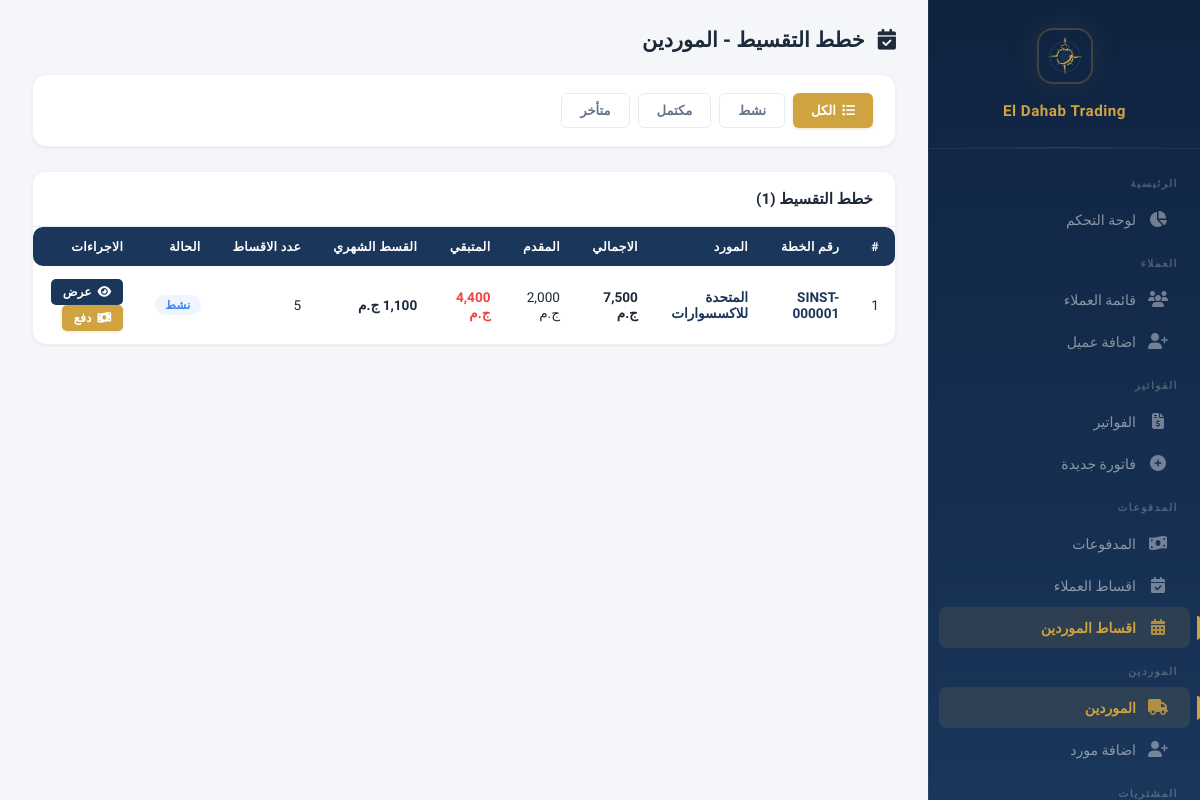
The page /supplier-installments (signed in) on the database as committed earlier.
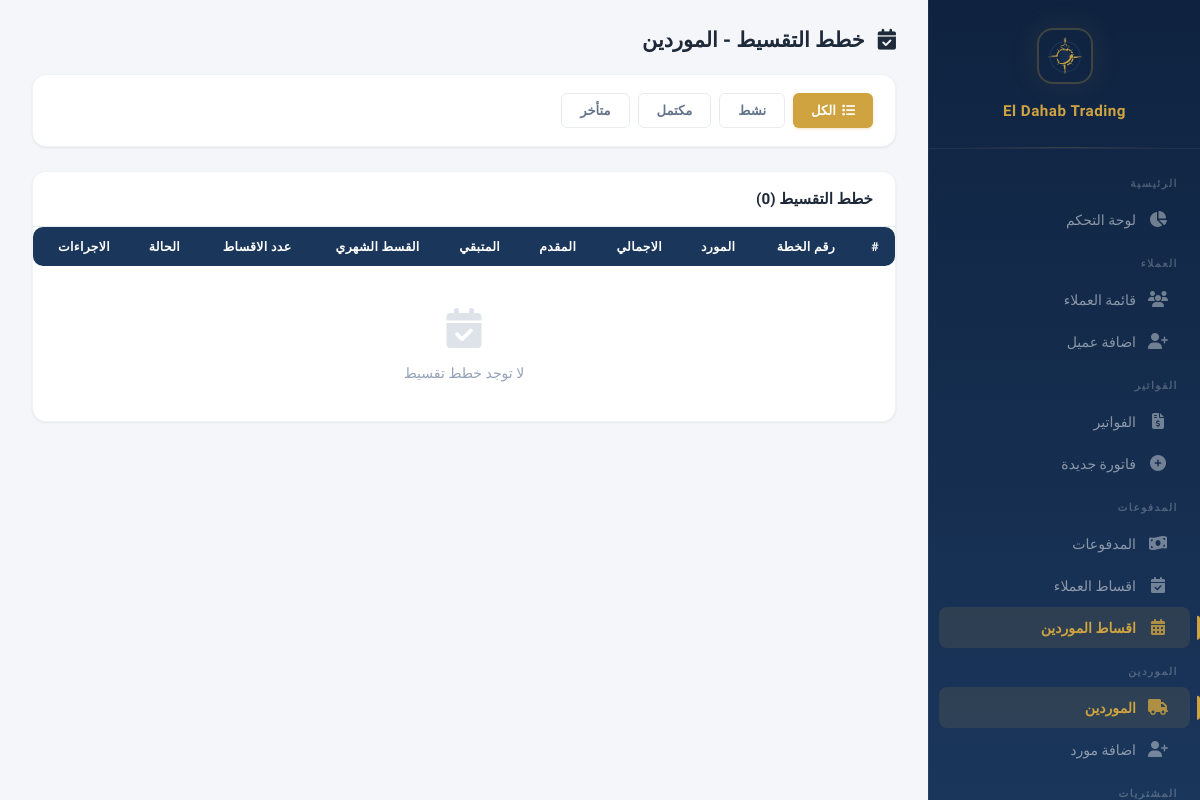
The same page on the database as committed later.
### models.py (models this page shows, shortened)
class SupplierInstallmentPlan(db.Model):
    __tablename__ = 'supplier_installment_plans'
    id = db.Column(db.Integer, primary_key=True)
    supplier_id = db.Column(db.Integer, db.ForeignKey('suppliers.id'), nullable=False)
    purchase_id = db.Column(db.Integer, db.ForeignKey('purchases.id'), nullable=True)
    plan_number = db.Column(db.String(50), unique=True, nullable=False)
    total_amount = db.Column(db.Float, nullable=False, default=0)
    down_payment = db.Column(db.Float, default=0)
    installment_count = db.Column(db.Integer, nullable=False, default=1)
    installment_amount = db.Column(db.Float, nullable=False, default=0)
    remaining = db.Column(db.Float, nullable=False, default=0)
    start_date = db.Column(db.Date, nullable=False)
    status = db.Column(db.String(20), default='active')
    notes = db.Column(db.Text)
    date = db.Column(db.DateTime, default=datetime.utcnow)
    installments = db.relationship('SupplierInstallment', backref='plan', lazy=True, cascade='all, delete-orphan')
    payments = db.relationship('SupplierInstallmentPayment', backref='plan', lazy=True, cascade='all, delete-orphan')

class Supplier(db.Model):
    __tablename__ = 'suppliers'
    id = db.Column(db.Integer, primary_key=True)
    name = db.Column(db.String(200), nullable=False)
    phone = db.Column(db.String(50))
    address = db.Column(db.Text)
    notes = db.Column(db.Text)
    created_at = db.Column(db.DateTime, default=datetime.utcnow)
    purchases = db.relationship('Purchase', backref='supplier', lazy=True)
    payments = db.relationship('SupplierPayment', backref='supplier', lazy=True)
    installment_plans = db.relationship('SupplierInstallmentPlan', backref='supplier', lazy=True)

### app.py (the view)
@app.route('/supplier-installments')
@login_required
def supplier_installments_list():
    status = request.args.get('status', '')
    query = SupplierInstallmentPlan.query
    if status:
        query = query.filter_by(status=status)
    plans = query.order_by(SupplierInstallmentPlan.date.desc()).all()
    return render_template('supplier_installments_list.html', plans=plans, status=status,
        INSTALLMENT_STATUS=INSTALLMENT_STATUS)

### app.py (called while the page is built)
@app.context_processor
def inject_payment_methods():
    return {'PAYMENT_METHODS': PAYMENT_METHODS}

@app.before_request
def check_session_expiry():
    if 'user_id' in session and session.get('expires_at'):
        if datetime.utcnow().timestamp() > session['expires_at']:
            session.clear()
            flash('انتهت الجلسة، يرجى تسجيل الدخول مرة اخرى', 'warning')
            return redirect(url_for('login'))

@app.context_processor
def inject_user():
    if not hasattr(g, 'current_user'):
        g.current_user = db.session.get(User, session['user_id']) if 'user_id' in session else None
    return dict(current_user=g.current_user)

### models.py (called while the page is built)
    def has_permission(self, page):
        if self.is_admin:
            return True
        return any(p.page == page for p in self.permissions)

### templates/supplier_installments_list.html
{% extends "base.html" %}
{% block content %}
<div class="page-header">
    <h1 style="font-size:1.3rem;font-weight:700;color:var(--text);margin-bottom:0;">
        <i class="fas fa-calendar-check" style="margin-left:8px;"></i> خطط التقسيط - الموردين
    </h1>
</div>
<div class="data-card" style="margin-bottom:24px;">
    <div class="data-card-body">
        <div style="display:flex;gap:8px;flex-wrap:wrap;">
            <a href="{{ url_for('supplier_installments_list') }}" class="btn {% if not status %}btn-gold{% else %}btn-outline{% endif %}"><i class="fas fa-list"></i> الكل</a>
            {% for key, label in INSTALLMENT_STATUS.items() %}
            <a href="{{ url_for('supplier_installments_list', status=key) }}" class="btn {% if status == key %}btn-gold{% else %}btn-outline{% endif %}">{{ label }}</a>
            {% endfor %}
        </div>
    </div>
</div>
<div class="data-card">
    <div class="data-card-header">
        <h3>خطط التقسيط ({{ plans|length }})</h3>
    </div>
    <div class="data-card-body" style="padding:0;">
        <table>
            <thead>
                <tr>
                    <th>#</th>
                    <th>رقم الخطة</th>
                    <th>المورد</th>
                    <th>الاجمالي</th>
                    <th>المقدم</th>
                    <th>المتبقي</th>
                    <th>القسط الشهري</th>
                    <th>عدد الاقساط</th>
                    <th>الحالة</th>
                    <th>الاجراءات</th>
                </tr>
            </thead>
            <tbody>
                {% for p in plans %}
                <tr>
                    <td>{{ loop.index }}</td>
                    <td style="font-weight:700;color:var(--navy);">{{ p.plan_number }}</td>
                    <td><a href="{{ url_for('supplier_profile', supplier_id=p.supplier_id) }}" style="color:var(--navy);text-decoration:none;font-weight:600;">{{ p.supplier.name }}</a></td>
                    <td style="font-weight:700;">{{ "{:,.0f}".format(p.total_amount or 0) }} ج.م</td>
                    <td>{{ "{:,.0f}".format(p.down_payment or 0) }} ج.م</td>
                    <td class="{% if p.remaining > 0 %}text-danger{% else %}text-success{% endif %}" style="font-weight:700;">{{ "{:,.0f}".format(p.remaining or 0) }} ج.م</td>
                    <td style="font-weight:600;">{{ "{:,.0f}".format(p.installment_amount or 0) }} ج.م</td>
                    <td>{{ p.installment_count }}</td>
                    <td>
                        {% if p.status == 'active' %}
                        <span class="badge badge-info">نشط</span>
                        {% elif p.status == 'completed' %}
                        <span class="badge badge-success">مكتمل</span>
                        {% else %}
                        <span class="badge badge-danger">{{ INSTALLMENT_STATUS.get(p.status, p.status) }}</span>
                        {% endif %}
                    </td>
                    <td>
                        <a href="{{ url_for('supplier_installment_view', plan_id=p.id) }}" class="btn btn-sm btn-navy"><i class="fas fa-eye"></i> عرض</a>
                        {% if p.status == 'active' %}
                        <a href="{{ url_for('supplier_installment_pay', plan_id=p.id) }}" class="btn btn-sm btn-gold"><i class="fas fa-money-bill-wave"></i> دفع</a>
                        {% endif %}
                    </td>
                </tr>
                {% endfor %}
                {% if not plans %}
                <tr>
                    <td colspan="10" class="empty-state" style="padding:40px;">
                        <div class="empty-icon"><i class="fas fa-calendar-check"></i></div>
                        <p>لا توجد خطط تقسيط</p>
                    </td>
                </tr>
                {% endif %}
            </tbody>
        </table>
    </div>
</div>
{% endblock %}

Rows that differ between the two databases and show on the page:
removed SupplierInstallmentPlan: plan_number "SINST-000001", supplier.name "المتحدة للاكسسوارات", total_amount "7,500", down_payment "2,000", remaining "4,400", installment_amount "1,100", installment_count "5", status "نشط"
Other text that changed with them:
{{ plans|length }}: "1" → "0"
text now shown: "لا توجد خطط تقسيط"
